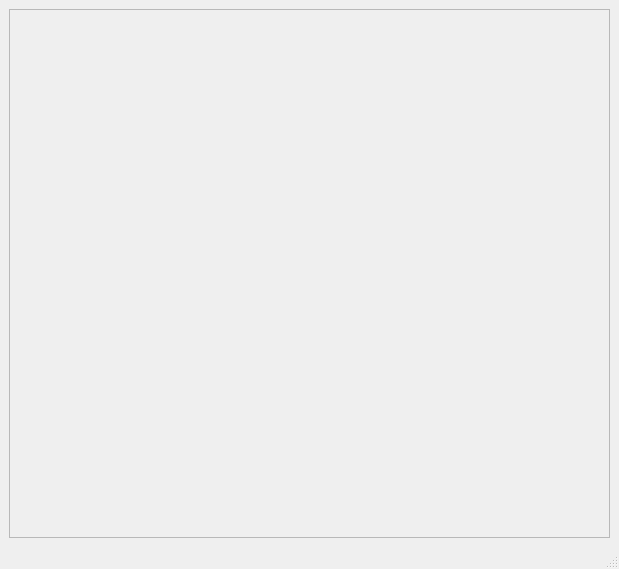
<?xml version="1.0" encoding="UTF-8"?>
<ui version="4.0">
 <class>MainWindow</class>
 <widget class="QMainWindow" name="MainWindow">
  <property name="geometry">
   <rect>
    <x>0</x>
    <y>0</y>
    <width>619</width>
    <height>569</height>
   </rect>
  </property>
  <property name="windowTitle">
   <string>visor de shapes</string>
  </property>
  <widget class="QWidget" name="centralwidget">
   <layout class="QGridLayout" name="gridLayout">
    <item row="0" column="0">
     <widget class="QFrame" name="frame">
      <property name="palette">
       <palette>
        <active>
         <colorrole role="Button">
          <brush brushstyle="SolidPattern">
           <color alpha="255">
            <red>78</red>
            <green>240</green>
            <blue>41</blue>
           </color>
          </brush>
         </colorrole>
         <colorrole role="Highlight">
          <brush brushstyle="SolidPattern">
           <color alpha="255">
            <red>163</red>
            <green>215</green>
            <blue>51</blue>
           </color>
          </brush>
         </colorrole>
        </active>
        <inactive>
         <colorrole role="Button">
          <brush brushstyle="SolidPattern">
           <color alpha="255">
            <red>78</red>
            <green>240</green>
            <blue>41</blue>
           </color>
          </brush>
         </colorrole>
         <colorrole role="Highlight">
          <brush brushstyle="SolidPattern">
           <color alpha="255">
            <red>163</red>
            <green>215</green>
            <blue>51</blue>
           </color>
          </brush>
         </colorrole>
        </inactive>
        <disabled>
         <colorrole role="Button">
          <brush brushstyle="SolidPattern">
           <color alpha="255">
            <red>78</red>
            <green>240</green>
            <blue>41</blue>
           </color>
          </brush>
         </colorrole>
         <colorrole role="Highlight">
          <brush brushstyle="SolidPattern">
           <color alpha="255">
            <red>0</red>
            <green>120</green>
            <blue>215</blue>
           </color>
          </brush>
         </colorrole>
        </disabled>
       </palette>
      </property>
      <property name="frameShape">
       <enum>QFrame::StyledPanel</enum>
      </property>
      <property name="frameShadow">
       <enum>QFrame::Raised</enum>
      </property>
     </widget>
    </item>
   </layout>
  </widget>
  <widget class="QMenuBar" name="menubar">
   <property name="geometry">
    <rect>
     <x>0</x>
     <y>0</y>
     <width>619</width>
     <height>21</height>
    </rect>
   </property>
  </widget>
  <widget class="QStatusBar" name="statusbar"/>
 </widget>
 <resources/>
 <connections/>
</ui>
